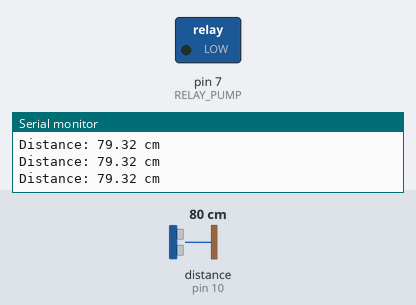
Recording of a sketch running on a simulated Arduino Uno, built with avr-gcc and run on an emulated ATmega328P. Shown: switched loads named in the sketch (green lamp = pin HIGH), the last lines printed to the serial monitor. Wiring (inferred from the names in the program): ultrasonic range finder: trigger pin 9; echo pin 10. The test bench sets the inputs (shaded band); at power-on: distance to the obstacle (sensor on pin 10) 80 cm. The echo pulse lasts 58.3 µs per cm; pins used as bus, display or sensor lines are not drawn.

Above: at 3.5 s.
3.6 s: distance to the obstacle (sensor on pin 10) set to 12 cm
6.6 s: distance to the obstacle (sensor on pin 10) set to 9 cm
At 9.4 s:
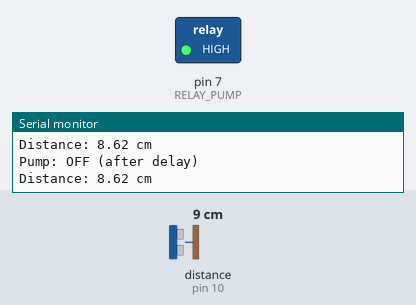
9.6 s: distance to the obstacle (sensor on pin 10) set to 19 cm
12.6 s: distance to the obstacle (sensor on pin 10) set to 23 cm
At 15.4 s:
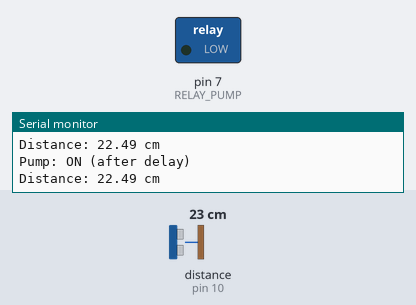
15.6 s: distance to the obstacle (sensor on pin 10) set to 2 cm
At 18.7 s:
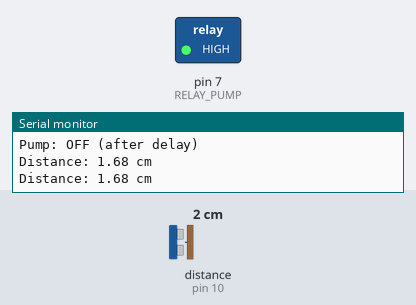
Timing chart, 0 to 19.6 s (numbered marks = the images above; inputs shaded):
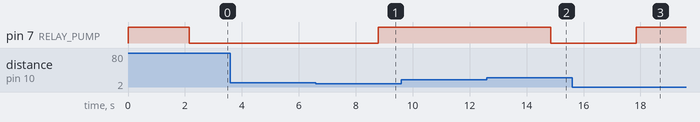

Measured:
- the behaviour switches between 11 and 10 cm on distance to the obstacle (sensor on pin 10) (found by bisection; images 0 and 1)
- the behaviour switches between 20 and 21 cm on distance to the obstacle (sensor on pin 10) (found by bisection; images 1 and 2)
- after the input at 6.6 s, pin 7 (RELAY_PUMP): LOW → HIGH after 2.2 s
- after the input at 12.6 s, pin 7 (RELAY_PUMP): HIGH → LOW after 2.2 s
- after the input at 15.6 s, pin 7 (RELAY_PUMP): LOW → HIGH after 2.3 s

The sketch:

water_pump_with_ulltrasonic.ino
```cpp
#define TRIG_PIN 9
#define ECHO_PIN 10
#define RELAY_PUMP 7

long duration;
float distance;

// Pump state tracking
bool pumpOn = false;

// Time tracking
unsigned long highWaterStart = 0;
unsigned long lowWaterStart = 0;

const int ON_THRESHOLD = 20;  // Pump turns ON when water is LOW (>= 20cm)
const int OFF_THRESHOLD = 10; // Pump turns OFF when water is HIGH (<= 10cm)
const int DELAY_MS = 2000;    // 2 seconds delay to avoid rapid switching

void setup() {
  pinMode(TRIG_PIN, OUTPUT);
  pinMode(ECHO_PIN, INPUT);
  pinMode(RELAY_PUMP, OUTPUT);

  digitalWrite(RELAY_PUMP, HIGH); // pump OFF initially
  Serial.begin(9600);
}

float getDistance() {
  digitalWrite(TRIG_PIN, LOW);
  delayMicroseconds(2);

  digitalWrite(TRIG_PIN, HIGH);
  delayMicroseconds(10);
  digitalWrite(TRIG_PIN, LOW);

  duration = pulseIn(ECHO_PIN, HIGH);
  return duration * 0.034 / 2; // cm
}

void loop() {
  float d = getDistance();
  Serial.print("Distance: ");
  Serial.print(d);
  Serial.println(" cm");

  unsigned long now = millis();

  // -------------------------------------------
  // Water LOW (>= 20cm) → REQUEST PUMP ON
  // -------------------------------------------
  if (d >= ON_THRESHOLD) {
    if (lowWaterStart == 0) lowWaterStart = now;

    // If it stayed LOW for enough time → turn ON pump
    if (!pumpOn && (now - lowWaterStart >= DELAY_MS)) {
      digitalWrite(RELAY_PUMP, LOW);  // ON
      pumpOn = true;
      Serial.println("Pump: ON (after delay)");
    }
  } else {
    lowWaterStart = 0; // reset timer
  }

  // -------------------------------------------
  // Water HIGH (<= 10cm) → REQUEST PUMP OFF
  // -------------------------------------------
  if (d <= OFF_THRESHOLD) {
    if (highWaterStart == 0) highWaterStart = now;

    // If it stayed HIGH for enough time → turn OFF pump
    if (pumpOn && (now - highWaterStart >= DELAY_MS)) {
      digitalWrite(RELAY_PUMP, HIGH); // OFF
      pumpOn = false;
      Serial.println("Pump: OFF (after delay)");
    }
  } else {
    highWaterStart = 0; // reset timer
  }

  delay(300);
}
```
